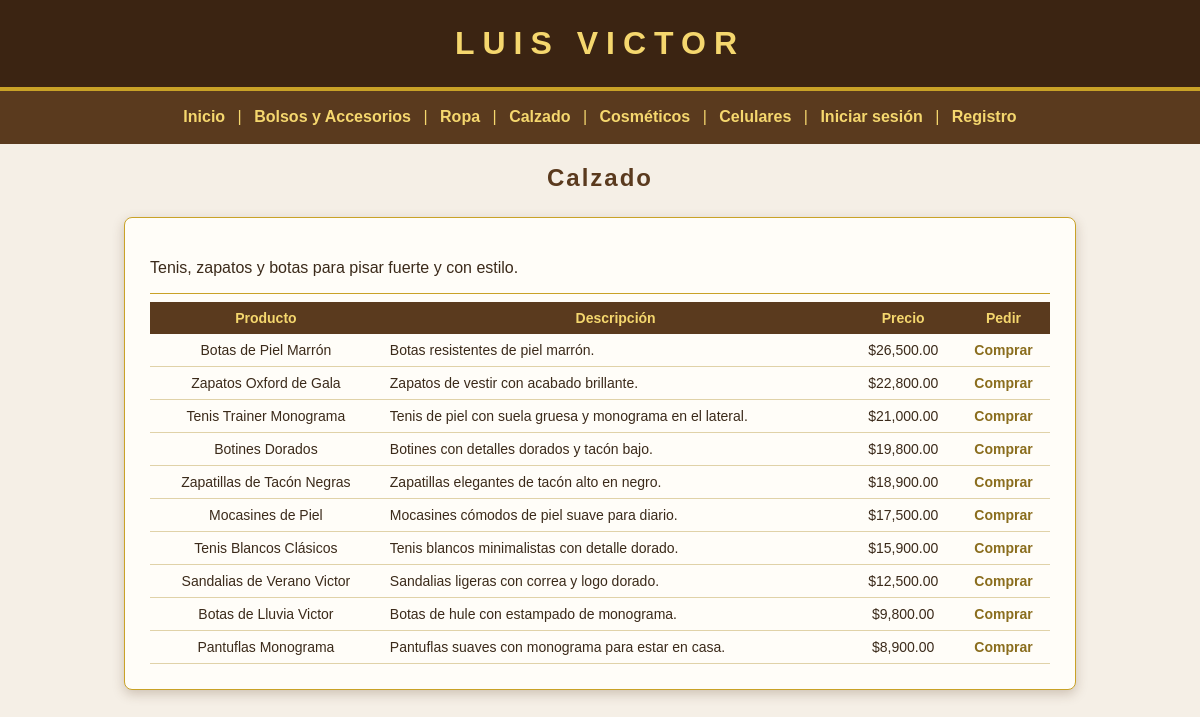
The app's page /calzado.php with its own data.
### tables this page shows
CREATE TABLE productos (
  id INT AUTO_INCREMENT PRIMARY KEY,
  categoria VARCHAR(50) NOT NULL,
  marca VARCHAR(50) NOT NULL,
  nombre VARCHAR(100) NOT NULL,
  descripcion VARCHAR(200) NOT NULL,
  precio DECIMAL(10,2) NOT NULL
);

### calzado.php (the view, shortened to what this page needs)
<?php
$categoria = "Calzado";
require "conexion.php";
$stmt = $conexion->prepare("SELECT id, nombre, descripcion, precio FROM productos WHERE categoria = ? ORDER BY precio DESC");
$stmt->bind_param("s", $categoria);
$stmt->execute();
$productos = $stmt->get_result();
?>
<!DOCTYPE html>
<html>
<head>
  <link rel="stylesheet" href="estilo.css">
</head>
<body>
  <h1>LUIS VICTOR</h1>
  <?php include "menu.php"; ?>
  <h2>Calzado</h2>
  <div class="ancho">
    <p>Tenis, zapatos y botas para pisar fuerte y con estilo.</p>
    <hr>
    <table>
      <tr>
        <th>Producto</th>
        <th>Descripción</th>
        <th>Precio</th>
        <th>Pedir</th>
      </tr>
      <?php while ($p = $productos->fetch_assoc()) { ?>
      <tr>
        <td><?php echo htmlspecialchars($p["nombre"]); ?></td>
        <td class="izq"><?php echo htmlspecialchars($p["descripcion"]); ?></td>
        <td>$<?php echo number_format($p["precio"], 2); ?></td>
        <td><a href="tienda.php?producto=<?php echo $p["id"]; ?>">Comprar</a></td>
      </tr>
      <?php } ?>
    </table>
  </div>
</body>
</html>

### estilo.css (style rules this page uses)
body { font-family: Arial, sans-serif; background-color: #f5efe6; color: #3b2a1a; margin: 0; }
h1 { background-color: #3b2412; color: #f5d76e; text-align: center; letter-spacing: 8px; margin: 0; padding: 25px; border-bottom: 4px solid #c9a227; }
h2 { color: #5a3a1e; text-align: center; letter-spacing: 2px; }
div { width: 90%; max-width: 520px; margin: 25px auto; padding: 25px; background-color: #fffdf8; border: 1px solid #c9a227; border-radius: 8px; box-shadow: 0 4px 12px rgba(90, 58, 30, 0.25); }
a { color: #8a6d1d; text-decoration: none; font-weight: bold; }
hr { border: 0; border-top: 1px solid #c9a227; }
table { width: 100%; font-size: 14px; border-collapse: collapse; }
th { background-color: #5a3a1e; color: #f5d76e; padding: 8px; }
td { padding: 8px; text-align: center; border-bottom: 1px solid #e0d2a8; }
div.ancho { max-width: 900px; }
td.izq { text-align: left; }

### records on screen
productos: nombre "Botas de Piel Marrón", descripcion "Botas resistentes de piel marrón.", precio "26,500.00"
productos: nombre "Zapatos Oxford de Gala", descripcion "Zapatos de vestir con acabado brillante.", precio "22,800.00"
productos: nombre "Tenis Trainer Monograma", descripcion "Tenis de piel con suela gruesa y monograma en el lateral.", precio "21,000.00"
productos: nombre "Botines Dorados", descripcion "Botines con detalles dorados y tacón bajo.", precio "19,800.00"
productos: nombre "Zapatillas de Tacón Negras", descripcion "Zapatillas elegantes de tacón alto en negro.", precio "18,900.00"
productos: nombre "Mocasines de Piel", descripcion "Mocasines cómodos de piel suave para diario.", precio "17,500.00"
productos: nombre "Tenis Blancos Clásicos", descripcion "Tenis blancos minimalistas con detalle dorado.", precio "15,900.00"
productos: nombre "Sandalias de Verano Victor", descripcion "Sandalias ligeras con correa y logo dorado.", precio "12,500.00"
productos: nombre "Botas de Lluvia Victor", descripcion "Botas de hule con estampado de monograma.", precio "9,800.00"
productos: nombre "Pantuflas Monograma", descripcion "Pantuflas suaves con monograma para estar en casa.", precio "8,900.00"
